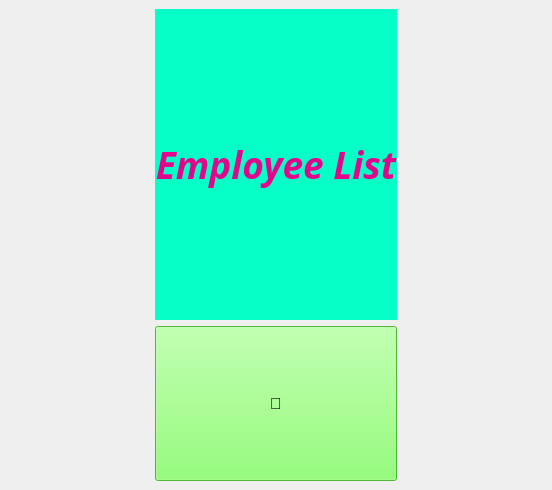
<?xml version="1.0" encoding="UTF-8"?>
<ui version="4.0">
 <class>employee_list</class>
 <widget class="QMainWindow" name="employee_list">
  <property name="geometry">
   <rect>
    <x>0</x>
    <y>0</y>
    <width>552</width>
    <height>490</height>
   </rect>
  </property>
  <property name="windowTitle">
   <string>Employee List</string>
  </property>
  <property name="windowIcon">
   <iconset>
    <normaloff>img/icon/list.png</normaloff>img/icon/list.png</iconset>
  </property>
  <widget class="QWidget" name="centralwidget">
   <layout class="QGridLayout" name="gridLayout" rowstretch="0,0">
    <item row="1" column="0">
     <layout class="QVBoxLayout" name="verticalLayout" stretch="2,1,8">
      <item>
       <widget class="QLabel" name="label">
        <property name="sizePolicy">
         <sizepolicy hsizetype="Preferred" vsizetype="Preferred">
          <horstretch>0</horstretch>
          <verstretch>0</verstretch>
         </sizepolicy>
        </property>
        <property name="font">
         <font>
          <family>Perpetua</family>
          <pointsize>28</pointsize>
          <italic>true</italic>
          <bold>true</bold>
         </font>
        </property>
        <property name="styleSheet">
         <string notr="true">background-color: rgb(6, 255, 198);
color: rgb(225, 6, 139);</string>
        </property>
        <property name="text">
         <string>Employee List</string>
        </property>
        <property name="alignment">
         <set>Qt::AlignCenter</set>
        </property>
       </widget>
      </item>
      <item>
       <widget class="QPushButton" name="addEmployee_btn">
        <property name="sizePolicy">
         <sizepolicy hsizetype="Minimum" vsizetype="Preferred">
          <horstretch>0</horstretch>
          <verstretch>0</verstretch>
         </sizepolicy>
        </property>
        <property name="font">
         <font>
          <pointsize>12</pointsize>
          <bold>true</bold>
         </font>
        </property>
        <property name="styleSheet">
         <string notr="true">background-color: rgb(115, 255, 83);</string>
        </property>
        <property name="text">
         <string>🔗</string>
        </property>
       </widget>
      </item>
      <item>
       <layout class="QGridLayout" name="grid_emp_list"/>
      </item>
     </layout>
    </item>
   </layout>
  </widget>
 </widget>
 <resources/>
 <connections/>
</ui>
